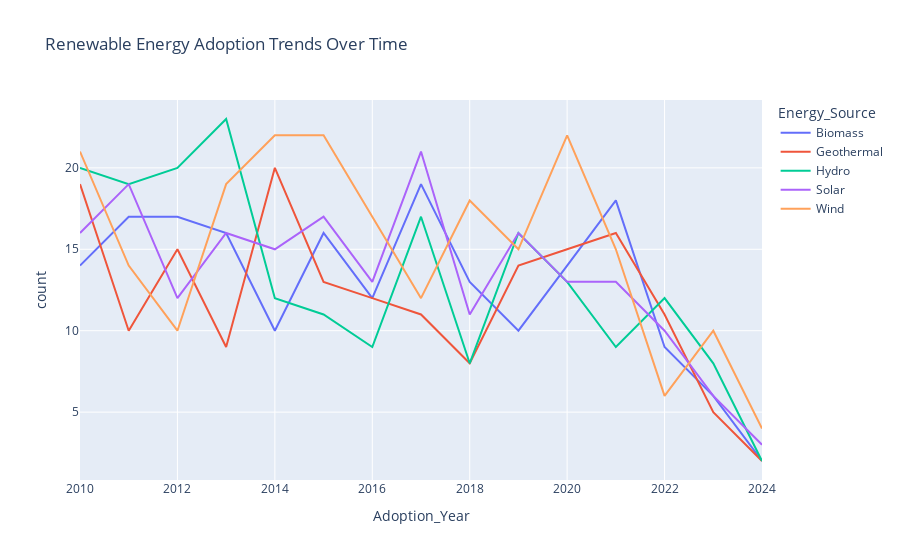

Notebook source saved alongside this figure:
### Markdown cell above
### Adoption Trends Over Time

### Code cell
yearly_adoption = df.groupby(['Adoption_Year', 'Energy_Source']).size().reset_index(name='count')
fig3 = px.line(yearly_adoption, 
               x='Adoption_Year', 
               y='count',
               color='Energy_Source',
               title='Renewable Energy Adoption Trends Over Time')
fig3.show()

### Figure 1 — Plotly figure (JSON) as saved in the notebook; plotly's stock layout.template omitted (floating-point values rounded to 4 significant figures)
{"data": [{"hovertemplate": "Energy_Source=Biomass<br>Adoption_Year=%{x}<br>count=%{y}<extra></extra>", "legendgroup": "Biomass", "line": {"color": "#636efa", "dash": "solid"}, "marker": {"symbol": "circle"}, "mode": "lines", "name": "Biomass", "orientation": "v", "showlegend": true, "type": "scatter", "x": [2010, 2011, 2012, 2013, 2014, 2015, 2016, 2017, 2018, 2019, 2020, 2021, 2022, 2023, 2024], "xaxis": "x", "y": [14, 17, 17, 16, 10, 16, 12, 19, 13, 10, 14, 18, 9, 6, 2], "yaxis": "y"}, {"hovertemplate": "Energy_Source=Geothermal<br>Adoption_Year=%{x}<br>count=%{y}<extra></extra>", "legendgroup": "Geothermal", "line": {"color": "#EF553B", "dash": "solid"}, "marker": {"symbol": "circle"}, "mode": "lines", "name": "Geothermal", "orientation": "v", "showlegend": true, "type": "scatter", "x": [2010, 2011, 2012, 2013, 2014, 2015, 2016, 2017, 2018, 2019, 2020, 2021, 2022, 2023, 2024], "xaxis": "x", "y": [19, 10, 15, 9, 20, 13, 12, 11, 8, 14, 15, 16, 11, 5, 2], "yaxis": "y"}, {"hovertemplate": "Energy_Source=Hydro<br>Adoption_Year=%{x}<br>count=%{y}<extra></extra>", "legendgroup": "Hydro", "line": {"color": "#00cc96", "dash": "solid"}, "marker": {"symbol": "circle"}, "mode": "lines", "name": "Hydro", "orientation": "v", "showlegend": true, "type": "scatter", "x": [2010, 2011, 2012, 2013, 2014, 2015, 2016, 2017, 2018, 2019, 2020, 2021, 2022, 2023, 2024], "xaxis": "x", "y": [20, 19, 20, 23, 12, 11, 9, 17, 8, 16, 13, 9, 12, 8, 2], "yaxis": "y"}, {"hovertemplate": "Energy_Source=Solar<br>Adoption_Year=%{x}<br>count=%{y}<extra></extra>", "legendgroup": "Solar", "line": {"color": "#ab63fa", "dash": "solid"}, "marker": {"symbol": "circle"}, "mode": "lines", "name": "Solar", "orientation": "v", "showlegend": true, "type": "scatter", "x": [2010, 2011, 2012, 2013, 2014, 2015, 2016, 2017, 2018, 2019, 2020, 2021, 2022, 2023, 2024], "xaxis": "x", "y": [16, 19, 12, 16, 15, 17, 13, 21, 11, 16, 13, 13, 10, 6, 3], "yaxis": "y"}, {"hovertemplate": "Energy_Source=Wind<br>Adoption_Year=%{x}<br>count=%{y}<extra></extra>", "legendgroup": "Wind", "line": {"color": "#FFA15A", "dash": "solid"}, "marker": {"symbol": "circle"}, "mode": "lines", "name": "Wind", "orientation": "v", "showlegend": true, "type": "scatter", "x": [2010, 2011, 2012, 2013, 2014, 2015, 2016, 2017, 2018, 2019, 2020, 2021, 2022, 2023, 2024], "xaxis": "x", "y": [21, 14, 10, 19, 22, 22, 17, 12, 18, 15, 22, 15, 6, 10, 4], "yaxis": "y"}], "layout": {"legend": {"title": {"text": "Energy_Source"}, "tracegroupgap": 0}, "title": {"text": "Renewable Energy Adoption Trends Over Time"}, "xaxis": {"anchor": "y", "domain": [0, 1], "title": {"text": "Adoption_Year"}}, "yaxis": {"anchor": "x", "domain": [0, 1], "title": {"text": "count"}}}}
